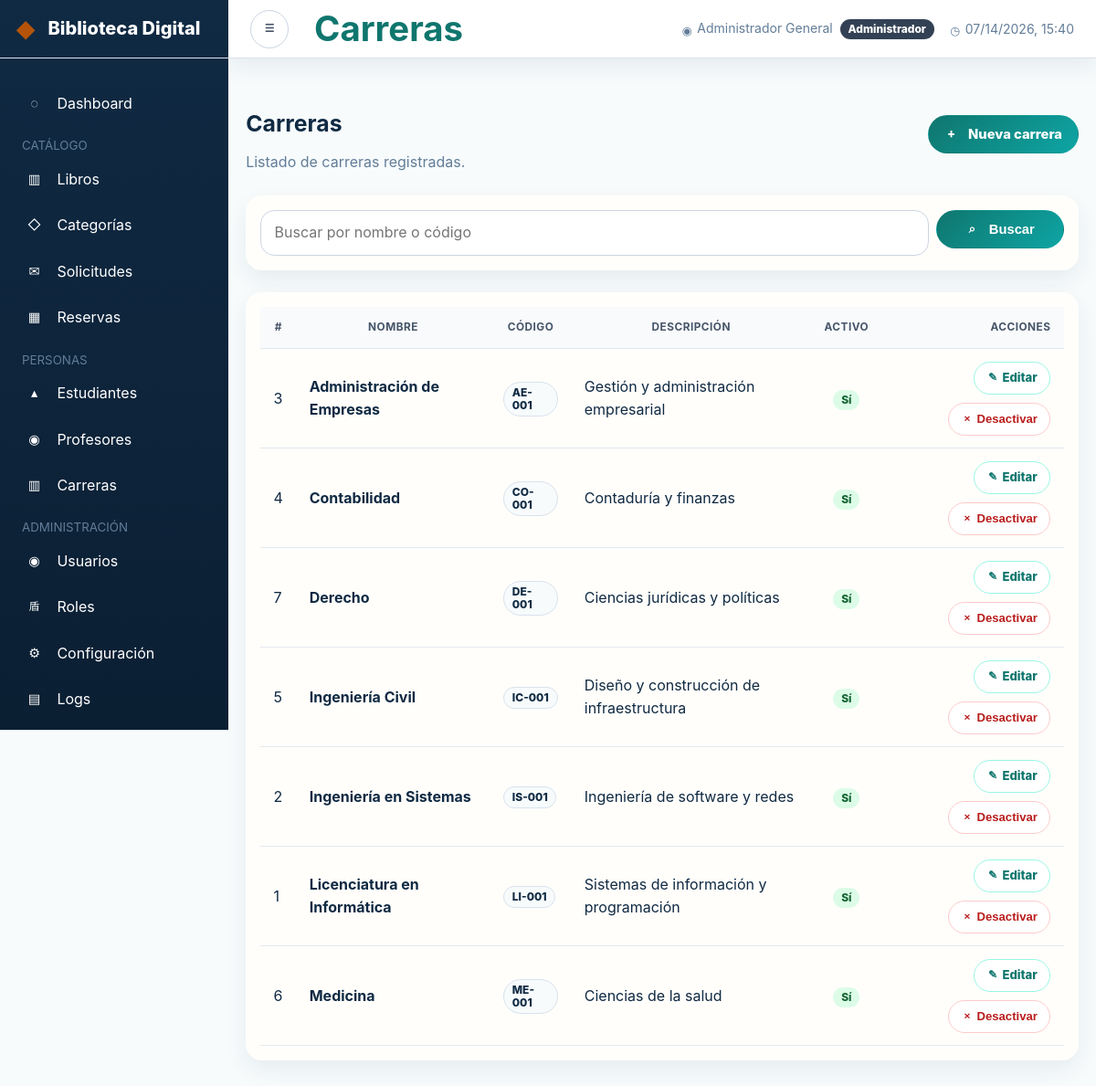
The app's page /public/index.php?mod=carreras (signed in) with its own data.
### tables this page shows
CREATE TABLE `carreras` (
    `id_carrera`  INT UNSIGNED NOT NULL AUTO_INCREMENT,
    `nombre`      VARCHAR(150) NOT NULL,
    `codigo`      VARCHAR(20) NOT NULL,
    `descripcion` TEXT,
    `activo`      TINYINT(1) NOT NULL DEFAULT 1,
    `created_at`  DATETIME NOT NULL DEFAULT CURRENT_TIMESTAMP,
    `updated_at`  DATETIME NOT NULL DEFAULT CURRENT_TIMESTAMP ON UPDATE CURRENT_TIMESTAMP,
    PRIMARY KEY (`id_carrera`),
    UNIQUE KEY `uq_carrera_codigo` (`codigo`)
);

### controllers/CarreraController.php (called while the page is built, shortened)
<?php
class CarreraController
{
    private CarreraModel $modelo;
    public function __construct() { $this->modelo = new CarreraModel(); $this->val = new Validador(); }
    public function index(): void
    {
        $busqueda = Sanitizador::texto($_GET['q'] ?? '');
        $pagina   = max(1, Sanitizador::entero($_GET['pag'] ?? 1));
        $carreras = $this->modelo->obtenerTodos($pagina, $busqueda);
        require_once SRC_PATH . '/views/carreras/index.php';
    }
}

### public/index.php (called while the page is built, shortened)
<?php
$mod = Sanitizador::alfanumerico($_GET['mod'] ?? 'portal');
$accion = Sanitizador::alfanumerico($_GET['accion'] ?? 'index');
switch ($mod) {
    case 'carreras':
        $controller = new CarreraController();
        break;
}
$controller->{$accion}();

### utilidades/Sanitizador.php (called while the page is built, shortened)
<?php
class Sanitizador
{
    public static function texto(string $valor): string
    {
        $valor = trim(strip_tags($valor));
        return preg_replace('/\s+/', ' ', $valor) ?? '';
    }
    public static function entero($valor): int
    {
        return filter_var($valor, FILTER_VALIDATE_INT) ?: 0;
    }
    public static function html(string $valor): string
    {
        return htmlspecialchars($valor, ENT_QUOTES | ENT_SUBSTITUTE, 'UTF-8');
    }
}

### utilidades/Env.php (called while the page is built, shortened)
<?php
final class Env
{
    public static function get(string $clave, mixed $default = null): mixed
    {
        $valor = getenv($clave);
        if ($valor !== false) {
            return $valor;
        }
        return $default;
    }
    public static function int(string $clave, int $default = 0): int
    {
        return (int) self::get($clave, $default);
    }
}

### conexion/Conexion.php (called while the page is built, shortened)
<?php
class Conexion
{
    private static ?Conexion $instancia = null;
    private function __construct()
    {
        $host = (string) Env::get('DB_HOST', 'localhost');
        $port = Env::int('DB_PORT', 3306);
        $name = (string) Env::get('DB_NAME', 'biblioteca_digital');
        $user = (string) Env::get('DB_USER', 'bib_app');
        $pass = (string) Env::get('DB_PASS', 'B!bl10t3c@_S3cur3#2025');
        $charset = (string) Env::get('DB_CHARSET', 'utf8mb4');
        $dsn = sprintf(
            'mysql:host=%s;port=%d;dbname=%s;charset=%s',
            $host,
            $port,
            $name,
            $charset
        );
        $opciones = [
            PDO::ATTR_ERRMODE            => PDO::ERRMODE_EXCEPTION,
            PDO::ATTR_DEFAULT_FETCH_MODE => PDO::FETCH_ASSOC,
            PDO::ATTR_EMULATE_PREPARES   => false,
            PDO::MYSQL_ATTR_FOUND_ROWS   => true,
        ];
    }
    public static function obtenerInstancia(): self
    {
        if (self::$instancia === null) {
            self::$instancia = new self();
        }
        return self::$instancia;
    }
}

### models/CarreraModel.php (called while the page is built, shortened)
<?php
class CarreraModel implements IRepositorio
{
    private PDO $pdo;
    public function __construct() { $this->pdo = Conexion::obtenerInstancia()->getConexion(); }
    public function obtenerTodos(int $pagina = 1, string $busqueda = ''): array
    {
        $offset = ($pagina - 1) * POR_PAGINA;
        $like   = "%$busqueda%";
        $stmt   = $this->pdo->prepare(
            'SELECT * FROM carreras WHERE nombre LIKE ? OR codigo LIKE ? ORDER BY nombre ASC LIMIT ? OFFSET ?'
        );
        $stmt->execute([$like, $like, POR_PAGINA, $offset]);
        return $stmt->fetchAll();
    }
}

### views/carreras/index.php (the view, shortened to what this page needs)
<?php
require_once SRC_PATH . '/views/layout/header.php';
?>
<div class="container py-4">
  <div class="d-flex justify-content-between align-items-center mb-4">
    <div>
      <h1 class="h3 mb-0">Carreras</h1>
      <p class="text-muted mb-0">Listado de carreras registradas.</p>
    </div>
    <a href="<?= BASE_URL ?>/index.php?mod=carreras&accion=form" class="btn btn-primary">
      <i class="bi bi-plus-circle me-1"></i>Nueva carrera
    </a>
  </div>
  <div class="card border-0 shadow-sm mb-4">
    <div class="card-body">
      <form method="GET" action="<?= BASE_URL ?>/index.php" class="row g-2">
        <div class="col-md-10">
          <input
            type="search"
            name="q"
            class="form-control"
            placeholder="Buscar por nombre o código"
            value="<?= Sanitizador::html($busqueda ?? '') ?>"
          >
        </div>
        <div class="col-md-2">
          <button type="submit" class="btn btn-primary w-100">
            <i class="bi bi-search me-1"></i>Buscar
          </button>
        </div>
      </form>
    </div>
  </div>
  <?php if (!empty($carreras)): ?>
    <div class="card border-0 shadow-sm">
      <div class="card-body">
        <div class="table-responsive">
          <table class="table table-hover align-middle mb-0">
            <thead class="table-light">
              <tr>
                <th>#</th>
                <th>Nombre</th>
                <th>Código</th>
                <th>Descripción</th>
                <th class="text-center">Activo</th>
                <th class="text-end">Acciones</th>
              </tr>
            </thead>
            <tbody>
              <?php foreach ($carreras as $carrera): ?>
                <tr>
                  <td><?= (int)($carrera['id_carrera'] ?? 0) ?></td>
                  <td class="fw-semibold">
                    <?= Sanitizador::html($carrera['nombre'] ?? '') ?>
                  </td>
                  <td>
                    <span class="badge bg-light text-dark border">
                      <?= Sanitizador::html($carrera['codigo'] ?? '') ?>
                    </span>
                  </td>
                  <td>
                    <?= Sanitizador::html($carrera['descripcion'] ?? '') ?>
                  </td>
                  <td class="text-center">
                    <?php if (!empty($carrera['activo'])): ?>
                      <span class="badge text-bg-success">Sí</span>
                    <?php else: ?>
                      <span class="badge text-bg-secondary">No</span>
                    <?php endif; ?>
                  </td>
                  <td class="text-end">
                    <div class="d-flex justify-content-end align-items-center gap-2 flex-nowrap">
                      <a
                        href="<?= BASE_URL ?>/index.php?mod=carreras&accion=form&id=<?= (int)$carrera['id_carrera'] ?>"
                        class="btn btn-sm btn-outline-primary d-inline-flex align-items-center gap-1">
                        <i class="bi bi-pencil-square"></i>
                        <span>Editar</span>
                      </a>
                      <?php if (!empty($carrera['activo'])): ?>
                        <form
                          method="POST"
                          action="<?= BASE_URL ?>/index.php?mod=carreras&accion=eliminar"
                          class="m-0"
                          onsubmit="return confirm('¿Seguro que deseas desactivar esta carrera?');">
                          <button type="submit" class="btn btn-sm btn-outline-danger d-inline-flex align-items-center gap-1">
                            <i class="bi bi-trash"></i>
                            <span>Desactivar</span>
                          </button>
                        </form>
                      <?php else: ?>
                        <span class="text-muted small">Desactivada</span>
                      <?php endif; ?>
                    </div>
                  </td>
                </tr>
              <?php endforeach; ?>
            </tbody>
          </table>
        </div>
      </div>
    </div>
  <?php else: ?>
    <div class="alert alert-info">No hay carreras registradas aún.</div>
  <?php endif; ?>
</div>
<?php require_once SRC_PATH . '/views/layout/footer.php'; ?>

### records on screen
carreras: id_carrera "3", nombre "Administración de Empresas", codigo "AE-001", descripcion "Gestión y administración empresarial", activo "Sí"
carreras: id_carrera "4", nombre "Contabilidad", codigo "CO-001", descripcion "Contaduría y finanzas", activo "Sí"
carreras: id_carrera "7", nombre "Derecho", codigo "DE-001", descripcion "Ciencias jurídicas y políticas", activo "Sí"
carreras: id_carrera "5", nombre "Ingeniería Civil", codigo "IC-001", descripcion "Diseño y construcción de infraestructura", activo "Sí"
carreras: id_carrera "2", nombre "Ingeniería en Sistemas", codigo "IS-001", descripcion "Ingeniería de software y redes", activo "Sí"
carreras: id_carrera "1", nombre "Licenciatura en Informática", codigo "LI-001", descripcion "Sistemas de información y programación", activo "Sí"
carreras: id_carrera "6", nombre "Medicina", codigo "ME-001", descripcion "Ciencias de la salud", activo "Sí"

### other values on screen
Sanitizador::html($tituloPagina ?? '') "Carreras"
Sanitizador::html($_SESSION['usuario']['nombre'] ?? '') "Administrador General"
